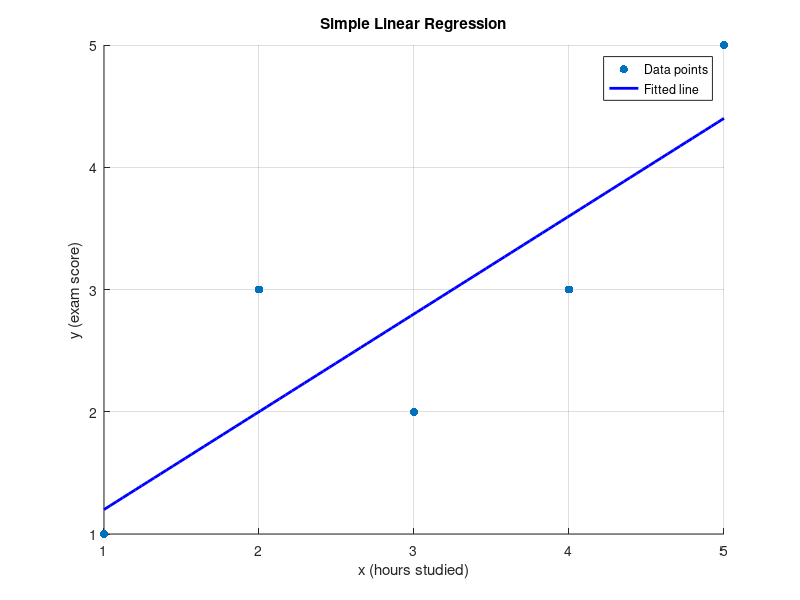

Reproduce this figure in MATLAB.
clc; clear; close all;

x = [1; 2; 4; 3; 5];
y = [1; 3; 3; 2; 5];

n = length(x);

X = [ones(n,1),x];

theta = (X' * X) \ (X' * y);

b0 = theta(1);
b1 = theta(2);

fprintf("Model : y = %.2f + %.2f * x\n",b0,b1);

x_test = linspace(min(x),max(x),100)';
X_test = [ones(length(x_test),1),x_test];
y_pred = X_test * theta;

figure;
scatter(x,y,'ro','filled'); hold on;
plot(x_test,y_pred,'b-','LineWidth',2);
xlabel('x (hours studied)');
ylabel('y (exam score)');
title('Simple Linear Regression');
legend('Data points','Fitted line');
grid on;